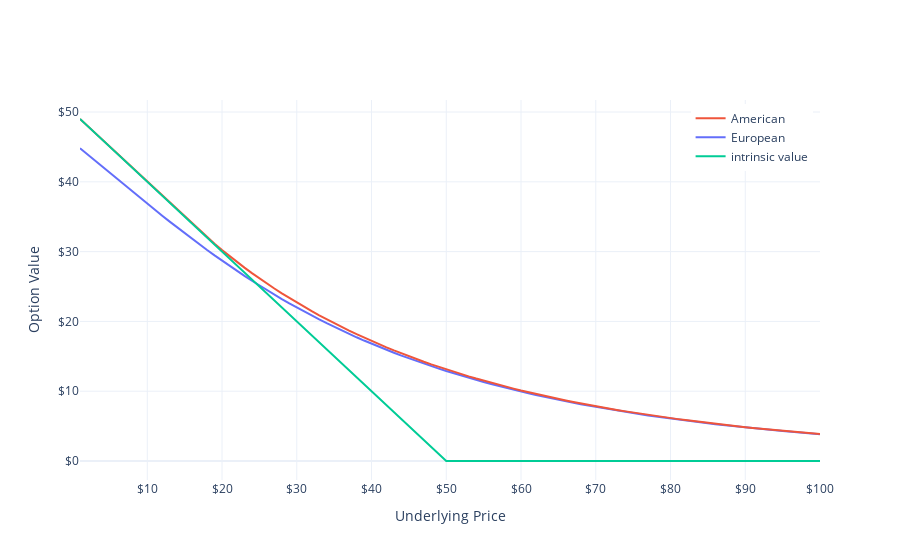

The code cell stored with this chart in its notebook:
### Markdown cell above
# PUT FIGURE

### Code cell
figs[1].show()
